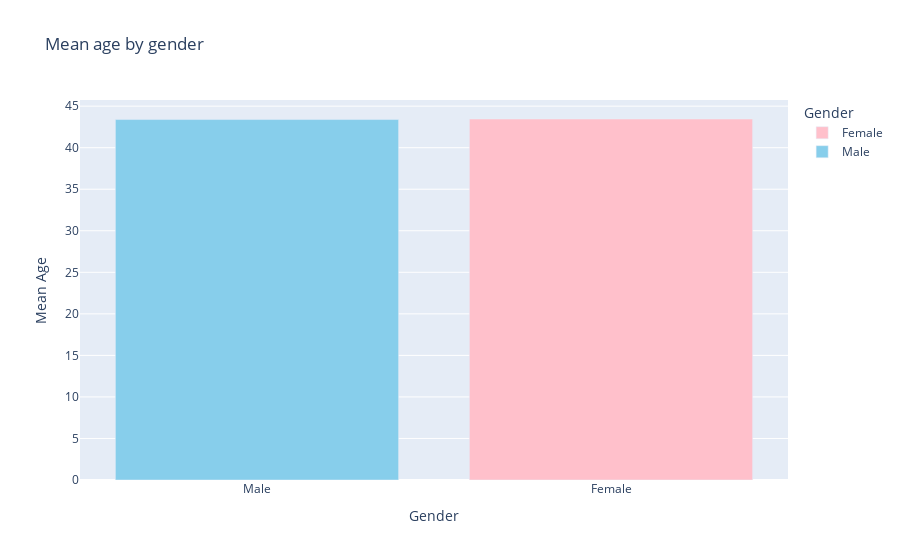

The cell this chart's notebook holds for it:
### Code cell
mean_age(df)

### Figure 1 — Plotly figure (JSON) as saved in the notebook; plotly's stock layout.template omitted (floating-point values rounded to 4 significant figures)
{"data": [{"alignmentgroup": "True", "hovertemplate": "Gender=%{x}<br>Mean Age=%{y}<extra></extra>", "legendgroup": "Female", "marker": {"color": "pink", "pattern": {"shape": ""}}, "name": "Female", "offsetgroup": "Female", "orientation": "v", "showlegend": true, "textposition": "auto", "type": "bar", "x": ["Female"], "xaxis": "x", "y": [43.45], "yaxis": "y"}, {"alignmentgroup": "True", "hovertemplate": "Gender=%{x}<br>Mean Age=%{y}<extra></extra>", "legendgroup": "Male", "marker": {"color": "skyblue", "pattern": {"shape": ""}}, "name": "Male", "offsetgroup": "Male", "orientation": "v", "showlegend": true, "textposition": "auto", "type": "bar", "x": ["Male"], "xaxis": "x", "y": [43.39], "yaxis": "y"}], "layout": {"barmode": "relative", "legend": {"title": {"text": "Gender"}, "tracegroupgap": 0}, "title": {"text": "Mean age by gender"}, "xaxis": {"anchor": "y", "categoryarray": ["Female", "Male"], "categoryorder": "total ascending", "domain": [0, 1], "title": {"text": "Gender"}}, "yaxis": {"anchor": "x", "domain": [0, 1], "title": {"text": "Mean Age"}}}}
